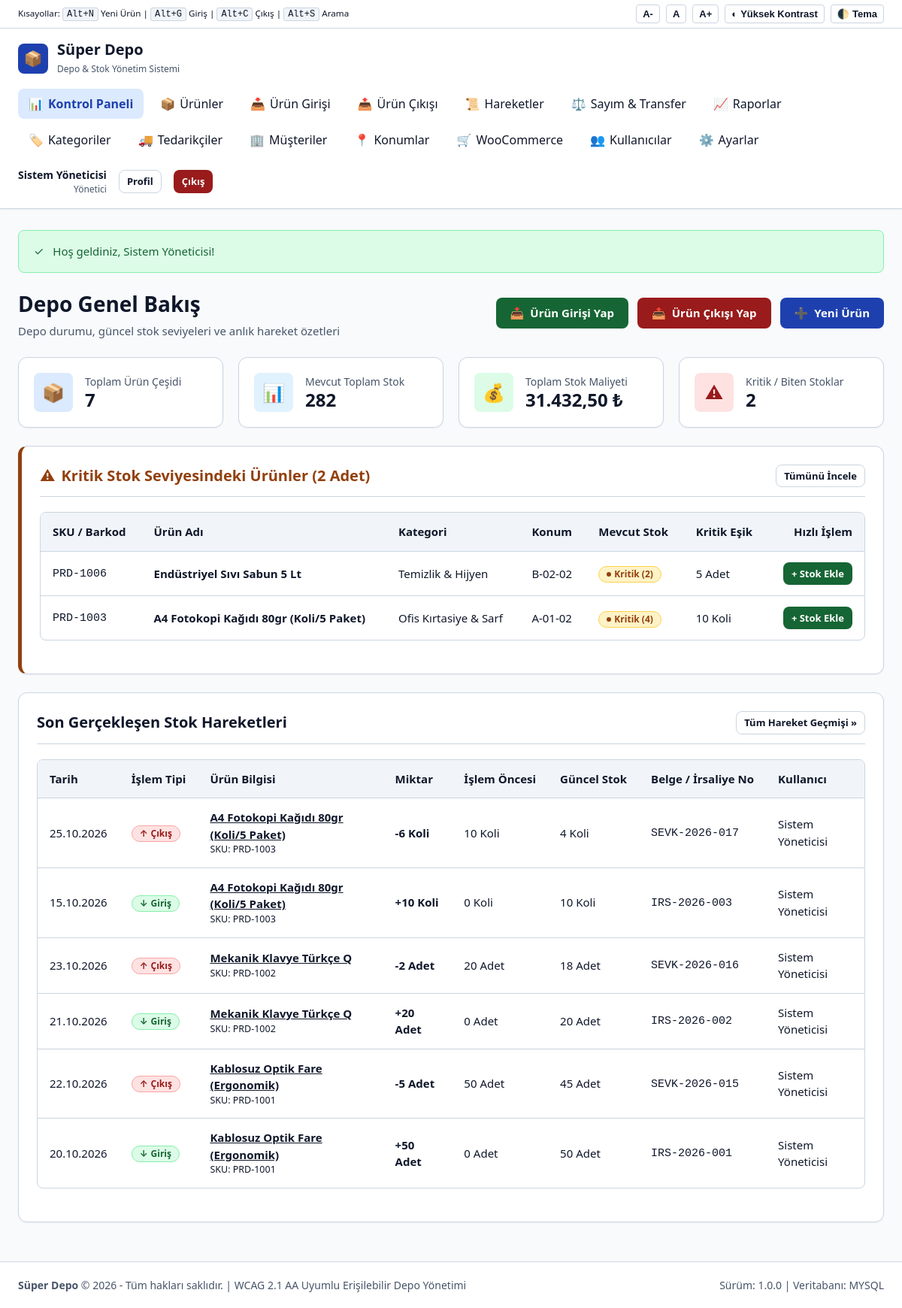
/index.php (signed in), run on the app's committed database.
### tables this page shows
CREATE TABLE products (
    id INT AUTO_INCREMENT PRIMARY KEY,
    sku VARCHAR(50) NOT NULL UNIQUE,
    barcode VARCHAR(100) NULL UNIQUE,
    name VARCHAR(200) NOT NULL,
    category_id INT NULL,
    location_id INT NULL,
    unit VARCHAR(30) NOT NULL DEFAULT 'Adet',
    purchase_price DECIMAL(12, 2) NOT NULL DEFAULT 0.00,
    sale_price DECIMAL(12, 2) NOT NULL DEFAULT 0.00,
    stock_quantity DECIMAL(12, 2) NOT NULL DEFAULT 0.00,
    min_stock_level DECIMAL(12, 2) NOT NULL DEFAULT 5.00,
    description TEXT NULL,
    is_active TINYINT(1) NOT NULL DEFAULT 1,
    created_at TIMESTAMP DEFAULT CURRENT_TIMESTAMP,
    updated_at TIMESTAMP DEFAULT CURRENT_TIMESTAMP ON UPDATE CURRENT_TIMESTAMP,
    FOREIGN KEY (category_id) REFERENCES categories(id) ON DELETE SET NULL,
    FOREIGN KEY (location_id) REFERENCES locations(id) ON DELETE SET NULL,
    INDEX idx_products_sku (sku),
    INDEX idx_products_barcode (barcode),
    INDEX idx_products_category (category_id),
    INDEX idx_products_stock (stock_quantity, min_stock_level)
);

CREATE TABLE categories (
    id INT AUTO_INCREMENT PRIMARY KEY,
    name VARCHAR(100) NOT NULL,
    code VARCHAR(50) NULL,
    description TEXT NULL,
    created_at TIMESTAMP DEFAULT CURRENT_TIMESTAMP
);

CREATE TABLE locations (
    id INT AUTO_INCREMENT PRIMARY KEY,
    name VARCHAR(100) NOT NULL,  
    warehouse_name VARCHAR(100) NOT NULL DEFAULT 'Ana Depo',
    code VARCHAR(50) NULL,
    description TEXT NULL,
    created_at TIMESTAMP DEFAULT CURRENT_TIMESTAMP
);

CREATE TABLE stock_movements (
    id INT AUTO_INCREMENT PRIMARY KEY,
    product_id INT NOT NULL,
    movement_type ENUM('in', 'out', 'transfer', 'adjustment') NOT NULL,
    quantity DECIMAL(12, 2) NOT NULL,
    unit_price DECIMAL(12, 2) NOT NULL DEFAULT 0.00,
    previous_stock DECIMAL(12, 2) NOT NULL DEFAULT 0.00,
    current_stock DECIMAL(12, 2) NOT NULL DEFAULT 0.00,
    reference_no VARCHAR(100) NULL,  
    supplier_id INT NULL,
    customer_id INT NULL,
    from_location_id INT NULL,
    to_location_id INT NULL,
    movement_date DATE NOT NULL,
    note TEXT NULL,
    user_id INT NULL,
    created_at TIMESTAMP DEFAULT CURRENT_TIMESTAMP,
    FOREIGN KEY (product_id) REFERENCES products(id) ON DELETE CASCADE,
    FOREIGN KEY (supplier_id) REFERENCES suppliers(id) ON DELETE SET NULL,
    FOREIGN KEY (customer_id) REFERENCES customers(id) ON DELETE SET NULL,
    FOREIGN KEY (from_location_id) REFERENCES locations(id) ON DELETE SET NULL,
    FOREIGN KEY (to_location_id) REFERENCES locations(id) ON DELETE SET NULL,
    FOREIGN KEY (user_id) REFERENCES users(id) ON DELETE SET NULL,
    INDEX idx_movements_date (movement_date),
    INDEX idx_movements_type (movement_type),
    INDEX idx_movements_product (product_id)
);

CREATE TABLE users (
    id INT AUTO_INCREMENT PRIMARY KEY,
    username VARCHAR(50) NOT NULL UNIQUE,
    email VARCHAR(100) NOT NULL UNIQUE,
    password_hash VARCHAR(255) NOT NULL,
    full_name VARCHAR(100) NOT NULL,
    role ENUM('admin', 'manager', 'staff') NOT NULL DEFAULT 'staff',
    is_active TINYINT(1) NOT NULL DEFAULT 1,
    created_at TIMESTAMP DEFAULT CURRENT_TIMESTAMP,
    updated_at TIMESTAMP DEFAULT CURRENT_TIMESTAMP ON UPDATE CURRENT_TIMESTAMP
);

### index.php (the view, shortened to what this page needs)
<?php
require_once __DIR__ . '/includes/header.php';
$db = get_db();
$total_products = $db->query('SELECT COUNT(*) FROM products WHERE is_active = 1')->fetchColumn();
$stock_stats = $db->query('SELECT
    COALESCE(SUM(stock_quantity), 0) as total_qty,
    COALESCE(SUM(stock_quantity * purchase_price), 0) as total_cost_value,
    COALESCE(SUM(stock_quantity * sale_price), 0) as total_sale_value
    FROM products WHERE is_active = 1')->fetch();
$critical_count = $db->query('SELECT COUNT(*) FROM products WHERE is_active = 1 AND stock_quantity <= min_stock_level')->fetchColumn();
$stmt_crit = $db->query('SELECT p.*, c.name as category_name, l.name as location_name
    FROM products p
    LEFT JOIN categories c ON p.category_id = c.id
    LEFT JOIN locations l ON p.location_id = l.id
    WHERE p.is_active = 1 AND p.stock_quantity <= p.min_stock_level
    ORDER BY p.stock_quantity ASC LIMIT 5');
$critical_products = $stmt_crit->fetchAll();
$stmt_recent = $db->query('SELECT sm.*, p.name as product_name, p.unit, p.sku, u.full_name as user_name
    FROM stock_movements sm
    JOIN products p ON sm.product_id = p.id
    LEFT JOIN users u ON sm.user_id = u.id
    ORDER BY sm.id DESC LIMIT 10');
$recent_movements = $stmt_recent->fetchAll();
?>
<div class="page-header">
    <div>
        <h1 class="page-title">Depo Genel Bakış</h1>
        <p class="page-subtitle">Depo durumu, güncel stok seviyeleri ve anlık hareket özetleri</p>
    </div>
    <div class="page-actions">
        <a href="stock-in.php" class="btn btn-success" title="Depoya Mal Kabul / Alış (Alt+G)">
            <span aria-hidden="true">📥</span> Ürün Girişi Yap
        </a>
        <a href="stock-out.php" class="btn btn-danger" title="Depodan Çıkış / Sevkiyat (Alt+C)">
            <span aria-hidden="true">📤</span> Ürün Çıkışı Yap
        </a>
        <a href="product-add.php" class="btn btn-primary" title="Yeni Ürün Kartı Tanımla (Alt+N)">
            <span aria-hidden="true">➕</span> Yeni Ürün
        </a>
    </div>
</div>
<section aria-label="Genel Depo İstatistikleri">
    <div class="stats-grid">
        <div class="stat-card">
            <div class="stat-icon primary" aria-hidden="true">📦</div>
            <div>
                <div class="stat-label">Toplam Ürün Çeşidi</div>
                <div class="stat-value"><?= format_number($total_products, 0) ?></div>
            </div>
        </div>
        <div class="stat-card">
            <div class="stat-icon info" aria-hidden="true">📊</div>
            <div>
                <div class="stat-label">Mevcut Toplam Stok</div>
                <div class="stat-value"><?= format_number($stock_stats['total_qty'], 0) ?></div>
            </div>
        </div>
        <div class="stat-card">
            <div class="stat-icon success" aria-hidden="true">💰</div>
            <div>
                <div class="stat-label">Toplam Stok Maliyeti</div>
                <div class="stat-value"><?= format_currency($stock_stats['total_cost_value']) ?></div>
            </div>
        </div>
        <div class="stat-card">
            <div class="stat-icon <?= $critical_count > 0 ? 'danger' : 'success' ?>" aria-hidden="true">⚠</div>
            <div>
                <div class="stat-label">Kritik / Biten Stoklar</div>
                <div class="stat-value"><?= format_number($critical_count, 0) ?></div>
            </div>
        </div>
    </div>
</section>
<?php if ($critical_count > 0): ?>
<div class="card" style="border-left: 5px solid var(--color-warning);">
    <div class="card-header">
        <h2 class="card-title" style="color: var(--color-warning); display: flex; align-items: center; gap: 0.5rem;">
            <span aria-hidden="true">⚠</span> Kritik Stok Seviyesindeki Ürünler (<?= $critical_count ?> Adet)
        </h2>
        <a href="reports.php?filter=low_stock" class="btn btn-sm btn-outline">Tümünü İncele</a>
    </div>
    <div class="table-responsive">
        <table class="data-table" aria-label="Kritik Stok Tablosu">
            <thead>
                <tr>
                    <th scope="col">SKU / Barkod</th>
                    <th scope="col">Ürün Adı</th>
                    <th scope="col">Kategori</th>
                    <th scope="col">Konum</th>
                    <th scope="col">Mevcut Stok</th>
                    <th scope="col">Kritik Eşik</th>
                    <th scope="col" style="text-align: right;">Hızlı İşlem</th>
                </tr>
            </thead>
            <tbody>
                <?php foreach ($critical_products as $cp): ?>
                <tr>
                    <td><code><?= e($cp['sku']) ?></code></td>
                    <td><strong><?= e($cp['name']) ?></strong></td>
                    <td><?= e($cp['category_name'] ?: '-') ?></td>
                    <td><?= e($cp['location_name'] ?: '-') ?></td>
                    <td><?= get_stock_badge((float)$cp['stock_quantity'], (float)$cp['min_stock_level']) ?></td>
                    <td><?= format_number($cp['min_stock_level']) ?> <?= e($cp['unit']) ?></td>
                    <td style="text-align: right;">
                        <a href="stock-in.php?product_id=<?= (int)$cp['id'] ?>" class="btn btn-sm btn-success" title="Depoya bu üründen giriş yap">
                            + Stok Ekle
                        </a>
                    </td>
                </tr>
                <?php endforeach; ?>
            </tbody>
        </table>
    </div>
</div>
<?php endif; ?>
<div class="card">
    <div class="card-header">
        <h2 class="card-title">Son Gerçekleşen Stok Hareketleri</h2>
        <a href="stock-movements.php" class="btn btn-sm btn-outline">Tüm Hareket Geçmişi &raquo;</a>
    </div>
    <div class="table-responsive">
        <table class="data-table" aria-label="Son Stok Hareketleri">
            <thead>
                <tr>
                    <th scope="col">Tarih</th>
                    <th scope="col">İşlem Tipi</th>
                    <th scope="col">Ürün Bilgisi</th>
                    <th scope="col">Miktar</th>
                    <th scope="col">İşlem Öncesi</th>
                    <th scope="col">Güncel Stok</th>
                    <th scope="col">Belge / İrsaliye No</th>
                    <th scope="col">Kullanıcı</th>
                </tr>
            </thead>
            <tbody>
                <?php if (empty($recent_movements)): ?>
                <tr>
                    <td colspan="8" style="text-align: center; color: var(--color-text-muted); padding: 2rem;">
                        Henüz kaydedilmiş stok hareketi bulunmuyor.
                    </td>
                </tr>
                <?php else: ?>
                    <?php foreach ($recent_movements as $m): ?>
                    <tr>
                        <td><?= format_date($m['movement_date']) ?></td>
                        <td><?= get_movement_badge($m['movement_type']) ?></td>
                        <td>
                            <a href="product-view.php?id=<?= (int)$m['product_id'] ?>" style="font-weight: 600; color: inherit;">
                                <?= e($m['product_name']) ?>
                            </a>
                            <small class="text-muted" style="display: block;">SKU: <?= e($m['sku']) ?></small>
                        </td>
                        <td>
                            <strong><?= ($m['movement_type'] === 'in' ? '+' : ($m['movement_type'] === 'out' ? '-' : '')) . format_number($m['quantity']) ?> <?= e($m['unit']) ?></strong>
                        </td>
                        <td><?= format_number($m['previous_stock']) ?> <?= e($m['unit']) ?></td>
                        <td><?= format_number($m['current_stock']) ?> <?= e($m['unit']) ?></td>
                        <td><code><?= e($m['reference_no'] ?: '-') ?></code></td>
                        <td><?= e($m['user_name'] ?: 'Sistem') ?></td>
                    </tr>
                    <?php endforeach; ?>
                <?php endif; ?>
            </tbody>
        </table>
    </div>
</div>
<?php require_once __DIR__ . '/includes/footer.php'; ?>

### includes/functions.php (shortened to what this page needs)
<?php
function e(?string $str): string {
    return htmlspecialchars((string)($str ?? ''), ENT_QUOTES, 'UTF-8');
}
function format_currency(float|int|string $amount, string $symbol = DEFAULT_CURRENCY): string {
    $num = (float)$amount;
    return number_format($num, 2, ',', '.') . ' ' . $symbol;
}
function format_number(float|int|string $number, int $decimals = 2): string {
    $num = (float)$number;
    if (floor($num) == $num) {
        return number_format($num, 0, ',', '.');
    }
    return number_format($num, $decimals, ',', '.');
}
function format_date(?string $date, string $format = 'd.m.Y'): string {
    $time = strtotime($date);
    return $time ? date($format, $time) : '-';
}
function get_movement_badge(string $type): string {
    switch ($type) {
        case 'in':
            return '<span class="badge badge-success" role="status" aria-label="Stok Girişi: Depoya ürün eklendi"><span class="badge-icon" aria-hidden="true">↓</span> Giriş</span>';
        case 'out':
            return '<span class="badge badge-danger" role="status" aria-label="Stok Çıkışı: Depodan ürün sevk edildi"><span class="badge-icon" aria-hidden="true">↑</span> Çıkış</span>';
    }
}
function get_stock_badge(float $current, float $min): string {
    if ($current <= 0) {
        return '<span class="badge badge-danger" role="status" aria-label="Tükendi: Stokta ürün kalmadı"><span class="badge-dot" aria-hidden="true"></span> Tükendi (0)</span>';
    } elseif ($current <= $min) {
        return '<span class="badge badge-warning" role="status" aria-label="Kritik Stok: ' . format_number($current) . ' kaldı, minimum ' . format_number($min) . '"><span class="badge-dot" aria-hidden="true"></span> Kritik (' . format_number($current) . ')</span>';
    } else {
        return '<span class="badge badge-success" role="status" aria-label="Yeterli Stok: ' . format_number($current) . ' adet mevcut"><span class="badge-dot" aria-hidden="true"></span> Yeterli (' . format_number($current) . ')</span>';
    }
}

### data on the page
products: sku "PRD-1006", name "Endüstriyel Sıvı Sabun 5 Lt", category.name "Temizlik & Hijyen", location.name "B-02-02", current "2", min_stock_level "5", unit "Adet"
products: sku "PRD-1003", name "A4 Fotokopi Kağıdı 80gr (Koli/5 Paket)", category.name "Ofis Kırtasiye & Sarf", location.name "A-01-02", current "4", min_stock_level "10", unit "Koli"
stock_movements: movement_date "25.10.2026", movement_type "Çıkış", product.name "A4 Fotokopi Kağıdı 80gr (Koli/5 Paket)", product.sku "PRD-1003", quantity "6", product.unit "Koli", previous_stock "10", current_stock "4", reference_no "SEVK-2026-017", user.full_name "Sistem Yöneticisi"
stock_movements: movement_date "15.10.2026", movement_type "Giriş", product.name "A4 Fotokopi Kağıdı 80gr (Koli/5 Paket)", product.sku "PRD-1003", quantity "10", product.unit "Koli", previous_stock "0", current_stock "10", reference_no "IRS-2026-003", user.full_name "Sistem Yöneticisi"
stock_movements: movement_date "23.10.2026", movement_type "Çıkış", product.name "Mekanik Klavye Türkçe Q", product.sku "PRD-1002", quantity "2", product.unit "Adet", previous_stock "20", current_stock "18", reference_no "SEVK-2026-016", user.full_name "Sistem Yöneticisi"
stock_movements: movement_date "21.10.2026", movement_type "Giriş", product.name "Mekanik Klavye Türkçe Q", product.sku "PRD-1002", quantity "20", product.unit "Adet", previous_stock "0", current_stock "20", reference_no "IRS-2026-002", user.full_name "Sistem Yöneticisi"
stock_movements: movement_date "22.10.2026", movement_type "Çıkış", product.name "Kablosuz Optik Fare (Ergonomik)", product.sku "PRD-1001", quantity "5", product.unit "Adet", previous_stock "50", current_stock "45", reference_no "SEVK-2026-015", user.full_name "Sistem Yöneticisi"
stock_movements: movement_date "20.10.2026", movement_type "Giriş", product.name "Kablosuz Optik Fare (Ergonomik)", product.sku "PRD-1001", quantity "50", product.unit "Adet", previous_stock "0", current_stock "50", reference_no "IRS-2026-001", user.full_name "Sistem Yöneticisi"

### other printed values
APP_NAME "Süper Depo"
$user['full_name'] "Sistem Yöneticisi"
$flash['message'] "Hoş geldiniz, Sistem Yöneticisi!"
format_number($total_products, 0) "7"
format_number($stock_stats['total_qty'], 0) "282"
format_currency($stock_stats['total_cost_value']) "31.432,50 ₺"
format_number($critical_count, 0) "2"
$critical_count "2"
APP_VERSION "1.0.0"
DB_DRIVER "MYSQL"
